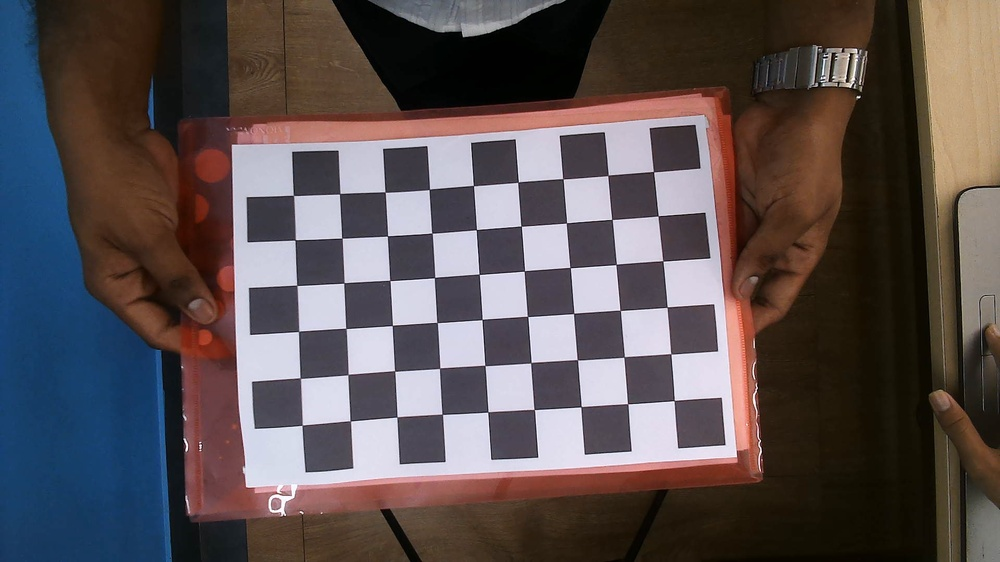
#> input picture Advanced_CV/#5_Robot_Autonomous_Parking/calibration/images/WIN_20260611_12_36_14_Pro.jpg, 1000 x 562 px, shrunk from 1920 x 1080 before the run; its folder holds only this picture in this run
$ python calibration.py
#> lines starting #> are read from the running program, lines starting #| are printed output that depends on the picture; after the words box and inside, x2 and y2 are one past the last pixel; in counts of white or black regions, pixels touching at a corner belong together; long printed decimals are rounded
import cv2 as cv
import numpy as np
import glob
import os

# Checker Board Configuraration

CHECKERBOARD = (9,6)
SQUARE_SIZE = 27

# Storage Lists

object_points = []
image_points = []

# Real World Coordinates

objp = np.zeros(
    (CHECKERBOARD[0] * CHECKERBOARD[1], 3), np.float32
)

objp[:, :2] = np.mgrid[
    0:CHECKERBOARD[0],
    0:CHECKERBOARD[1]
].T.reshape(-1,2)

objp*=SQUARE_SIZE

# Corner Refinement
criteria = (
    cv.TERM_CRITERIA_EPS +
    cv.TERM_CRITERIA_MAX_ITER,
    30, 0.001
)

#Load Images

images = glob.glob("images/*.jpg")
successful_images = 0
failed_images = 0

if len(images) == 0:
    print("Wrong path or no images exist")
    exit()

image_size = None

for image_path in images:

    img = cv.imread(image_path)
#> img is the input picture: shape (562, 1000, 3); mean B, G, R 81.4, 80.3, 89.8

    if img is None:
        print(f'Could not Load Image from Image Path : {image_path}')
        continue

    gray = cv.cvtColor(img, cv.COLOR_BGR2GRAY)
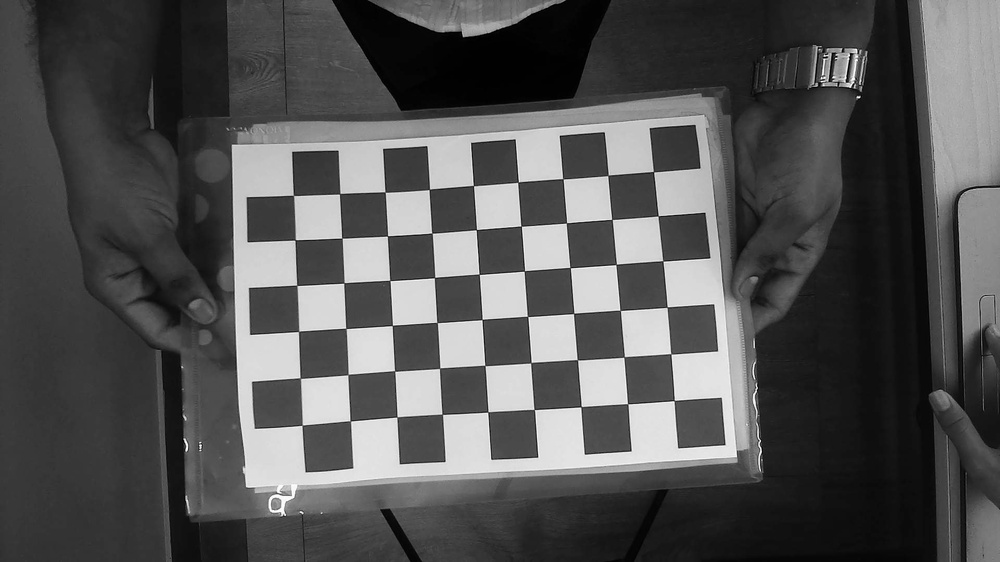
#> gray: shape (562, 1000); min 0, max 254, mean 83.2

    if image_size is None:
        image_size = gray.shape[::-1]


    ret, corners = cv.findChessboardCorners(
        gray,
        CHECKERBOARD,
        None
    )
#> ret = True; corners = 54 rows, first 8: [674.2, 400.6], [627.6, 403.7], [581.1, 406.7], [534.2, 409.5], [487.7, 411.9], [442.3, 414.3], [396.9, 417], [350.3, 421]

    if ret:
        successful_images+=1
        refined_corners = cv.cornerSubPix(
            gray,
            corners,
            (11,11),
            (-1,-1),
            criteria
        )
#> refined_corners = 54 rows, first 8: [674.2, 400.5], [627.7, 403.8], [581.1, 406.7], [534.3, 409.5], [487.8, 411.9], [442.3, 414.3], [396.9, 416.9], [350.3, 420.8]

        object_points.append(objp)
        image_points.append(refined_corners)
        cv.drawChessboardCorners(
            img,
            CHECKERBOARD,
            refined_corners,
            ret
        )
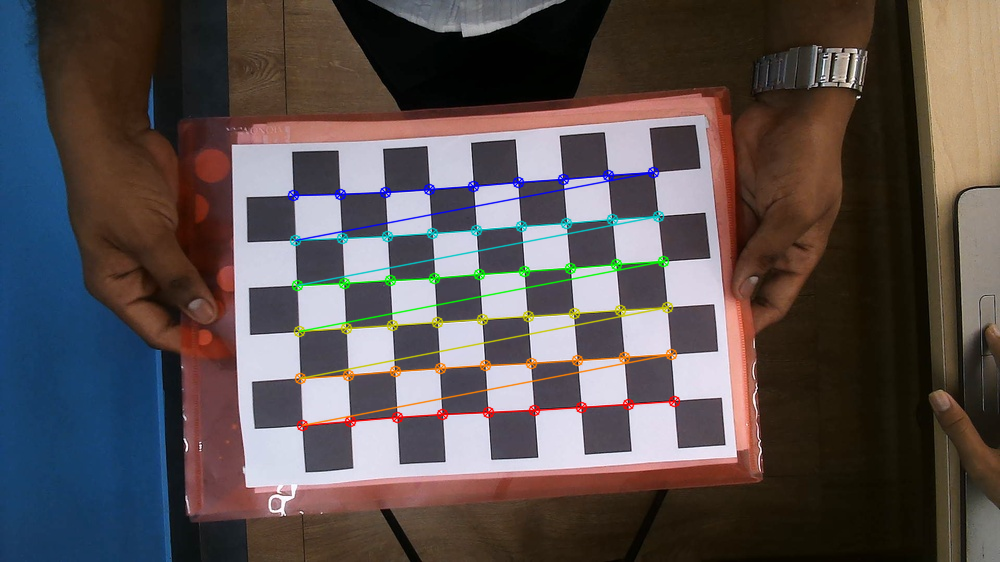
#> img: shape (562, 1000, 3); 2.9% of pixels changed, all inside (x1, y1, x2, y2) = (287, 166, 681, 432)

        cv.imshow("Detected Corners", img)

        cv.waitKey(200)
        print(f'SUCCESS : {image_path}', img.shape)
#| SUCCESS : images/WIN_20260611_12_36_14_Pro.jpg (562, 1000, 3)
    else:
        failed_images+=1
        print(f'FAILED : {image_path}')

cv.destroyAllWindows()

#Caliberation

print(f"\nSuccessful Images : {successful_images}")
print(f"Failed Images     : {failed_images}")

if successful_images == 0:
    print("No Valid checkerboard pattern detected")
    exit()

if len(object_points) == 0:
    print("No valid checkerboard patterns found")
    exit()

print(f"Object Point Sets : {len(object_points)}")
print(f"Image Point Sets  : {len(image_points)}")
#| Image Point Sets  : 1

ret, camera_matrix, dist_coeffs, rvecs, tvecs = cv.calibrateCamera(
    object_points,
    image_points,
    image_size,
    None,
    None
)
#> ret = 0.594; camera_matrix = [[263.3, 0, 540], [0, 262.3, 299], [0, 0, 1]]; dist_coeffs = [[-0.0899, 0.19, -0.00686, 0.00616, -0.0898]]; rvecs = ([0.00702, 0.0766, 3.07],); tvecs = ([77.21, 58.6, 150],)

mean_error = 0

for i in range(len(object_points)):
    projected_points, _ = cv.projectPoints(
        object_points[i],
        rvecs[i],
        tvecs[i],
        camera_matrix,
        dist_coeffs
    )

    error = cv.norm(
        image_points[i],
        projected_points,
        cv.NORM_L2
    ) / len(projected_points)

    mean_error += error
#> this loop made 1 pass
#> (error, mean_error) on pass 1: (0.0809, 0.0809)
#> after the loop, mean_error = 0.0809

mean_error /= len(object_points)

print(f"Mean Reprojection Error : {mean_error}")
#| Mean Reprojection Error : 0.08088

# Save Results

np.save('camera_matrix.npy', camera_matrix)

np.save('dist_coeffs.npy', dist_coeffs)

# Results

print("Calibration Complete")

print("\nCamera Matrix:\n")
print(camera_matrix)
#| [[263.339   0.         540.029]
#|  [  0.         262.344 299.013]
#|  [  0.           0.           1.        ]]

print("\nDistortion Coefficients:\n")
print(dist_coeffs)
#| [[-0.08986  0.1904 -0.006861  0.006163 -0.08977]]

print(f"\nReprojection Error: {ret}")
#| Reprojection Error: 0.5944

print("\nSaved:")
print("camera_matrix.npy")
print("dist_coeffs.npy")

$ run again, on Advanced_CV/#5_Robot_Autonomous_Parking/calibration/images/WIN_20260611_12_36_41_Pro.jpg
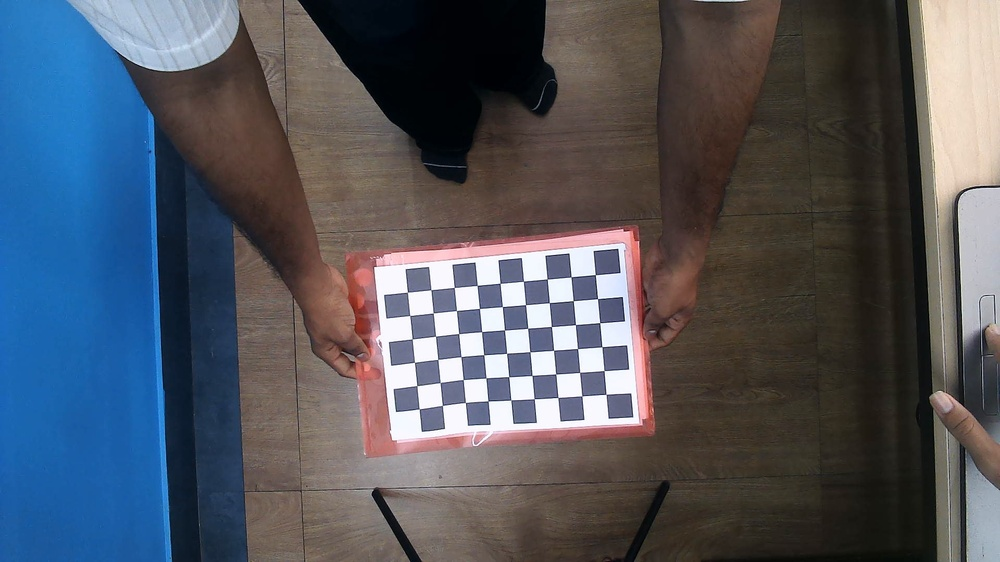
#> input picture Advanced_CV/#5_Robot_Autonomous_Parking/calibration/images/WIN_20260611_12_36_41_Pro.jpg, 1000 x 562 px, shrunk from 1920 x 1080 before the run
#> img is the input picture: shape (562, 1000, 3); mean B, G, R 95.2, 85.9, 81.4
#> `gray = cv.cvtColor(img, cv.COLOR_BGR2GRAY)`:
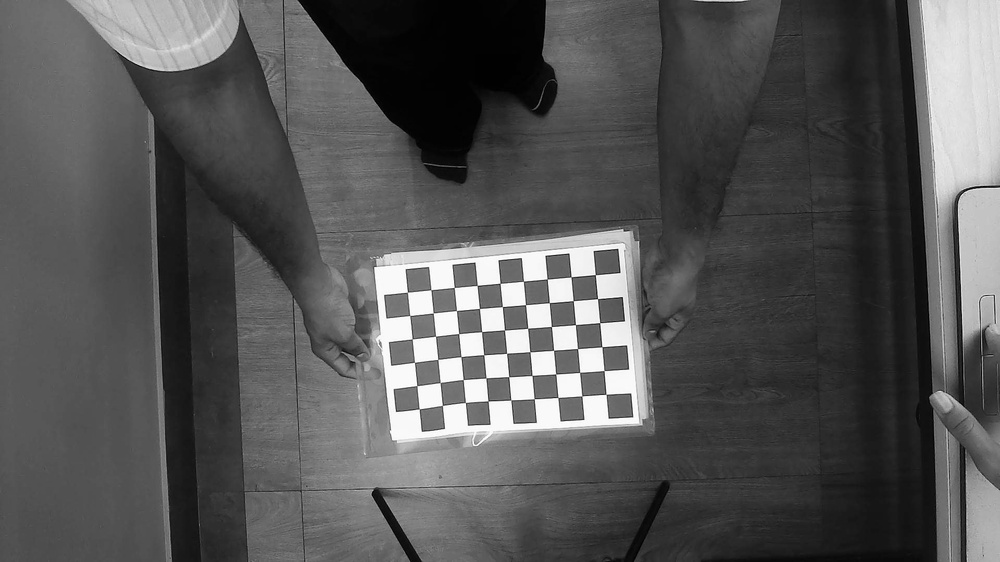
#> gray: shape (562, 1000); min 0, max 255, mean 85.6
#> `ret, corners = cv.findChessboardCorners( gray, CHECKERBOARD, None )`: ret = True; corners = 54 rows, first 8: [606, 394.3], [581.8, 396], [557.8, 397.5], [534.3, 398.7], [510.8, 399.9], [488, 401], [465.4, 402.5], [442.4, 405.4]
#> refined_corners = 54 rows, first 8: [606.1, 394.3], [581.8, 395.8], [557.8, 397.5], [534.2, 398.8], [510.8, 400], [488, 400.9], [465.4, 402.4], [442.4, 405.4]
#> `cv.drawChessboardCorners( img, CHECKERBOARD, refined_corners, ret )`:
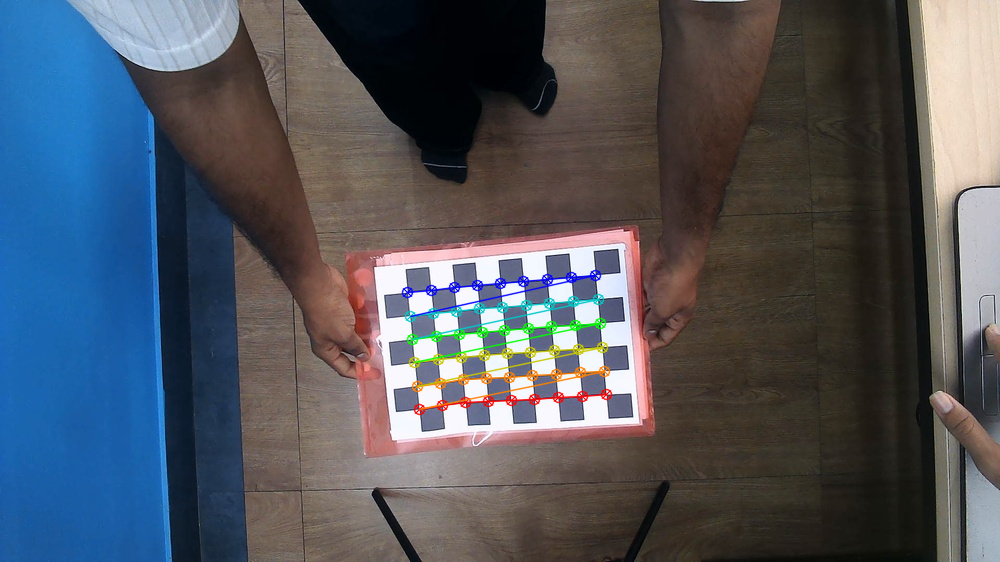
#> img: shape (562, 1000, 3); 1.78% of pixels changed, all inside (x1, y1, x2, y2) = (401, 269, 613, 416)
#| SUCCESS : images/WIN_20260611_12_36_41_Pro.jpg (562, 1000, 3)
#| Image Point Sets  : 1
#> `ret, camera_matrix, dist_coeffs, rvecs, tvecs = cv.calibrateCamera( ob..`: ret = 0.413; camera_matrix = [[477.1, 0, 481.1], [0, 509.5, 187.5], [0, 0, 1]]; dist_coeffs = [[0.476, 0.193, -0.0704, -0.0336, -1.56]]; rvecs = ([0.164, -0.225, 3.02],); tvecs = ([144.8, 227.1, 551.8],)
#> the loop `for i in range(len(object_points)):` made 1 pass
#> (error, mean_error) on pass 1: (0.0562, 0.0562)
#> after the loop `for i in range(len(object_points)):`: mean_error = 0.0562
#| Mean Reprojection Error : 0.05617
#| [[477.122    0.         481.146]
#|  [  0.         509.501 187.539]
#|  [  0.           0.           1.        ]]
#| [[ 0.4758  0.1933 -0.07039 -0.03361 -1.562]]
#| Reprojection Error: 0.4127

$ run again, on Advanced_CV/#5_Robot_Autonomous_Parking/calibration/images/WIN_20260611_12_36_44_Pro.jpg
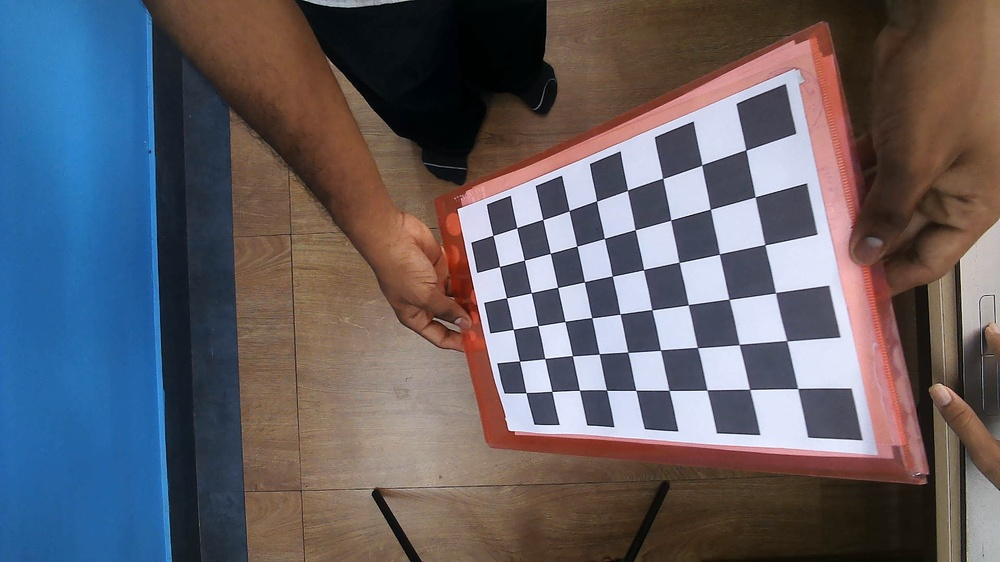
#> input picture Advanced_CV/#5_Robot_Autonomous_Parking/calibration/images/WIN_20260611_12_36_44_Pro.jpg, 1000 x 562 px, shrunk from 1920 x 1080 before the run
#> img is the input picture: shape (562, 1000, 3); mean B, G, R 102.2, 94.9, 97.9
#> `gray = cv.cvtColor(img, cv.COLOR_BGR2GRAY)`:
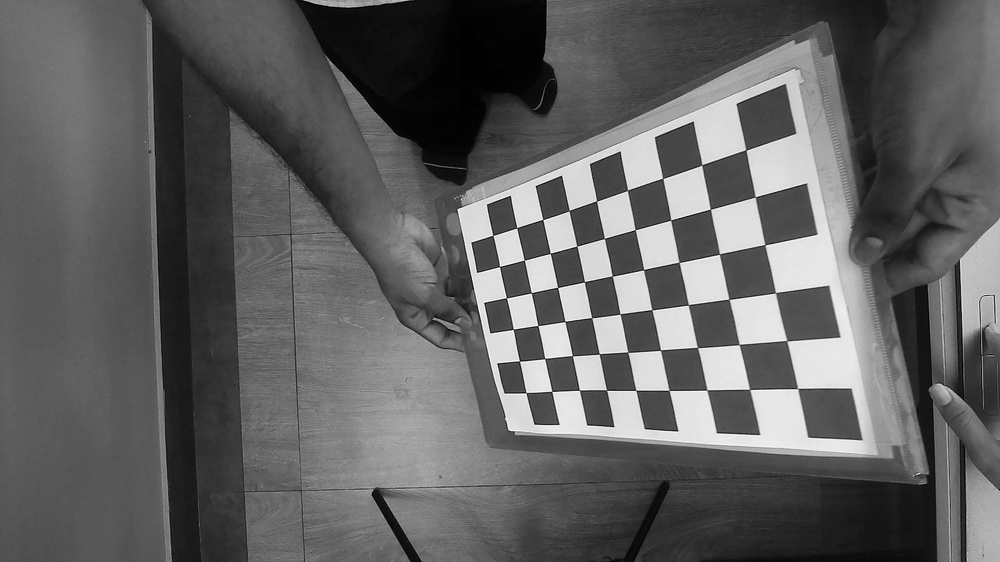
#> gray: shape (562, 1000); min 0, max 254, mean 96.6
#> `ret, corners = cv.findChessboardCorners( gray, CHECKERBOARD, None )`: ret = True; corners = 54 rows, first 8: [797.7, 388.5], [749.7, 389.4], [706.9, 390], [669.1, 390.5], [635.8, 390.4], [606.5, 390.2], [579.5, 390.2], [551.8, 391.5]
#> refined_corners = 54 rows, first 8: [797.6, 388.5], [749.6, 389.4], [706.9, 390], [669, 390.4], [635.9, 390.3], [606.6, 390.1], [579.4, 390.2], [551.8, 391.4]
#> `cv.drawChessboardCorners( img, CHECKERBOARD, refined_corners, ret )`:
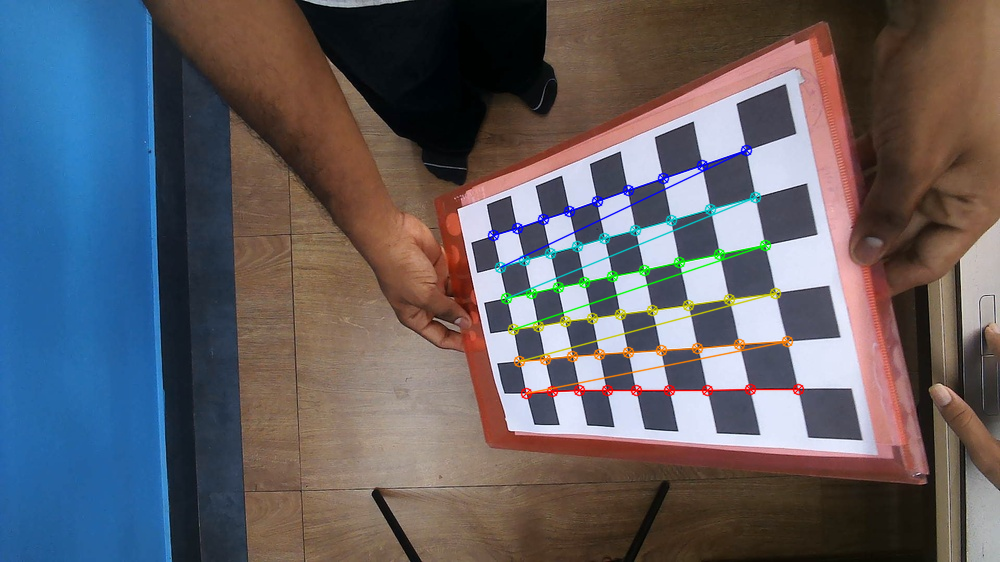
#> img: shape (562, 1000, 3); 2.26% of pixels changed, all inside (x1, y1, x2, y2) = (487, 144, 805, 400)
#| SUCCESS : images/WIN_20260611_12_36_44_Pro.jpg (562, 1000, 3)
#| Image Point Sets  : 1
#> `ret, camera_matrix, dist_coeffs, rvecs, tvecs = cv.calibrateCamera( ob..`: ret = 1.05; camera_matrix = [[483.8, 0, 444.9], [0, 524.7, 233], [0, 0, 1]]; dist_coeffs = [[0.186, 0.0769, -0.0131, -0.118, -0.0714]]; rvecs = ([1.06, -0.127, 2.68],); tvecs = ([231.1, 86.7, 266.7],)
#> the loop `for i in range(len(object_points)):` made 1 pass
#> (error, mean_error) on pass 1: (0.143, 0.143)
#> after the loop `for i in range(len(object_points)):`: mean_error = 0.143
#| Mean Reprojection Error : 0.1432
#| [[483.761   0.         444.920]
#|  [  0.         524.740 233.020]
#|  [  0.           0.           1.        ]]
#| [[ 0.1856  0.07694 -0.0131   -0.1184 -0.0714]]
#| Reprojection Error: 1.052

$ run again, on Advanced_CV/#5_Robot_Autonomous_Parking/calibration/images/WIN_20260611_12_36_50_Pro.jpg
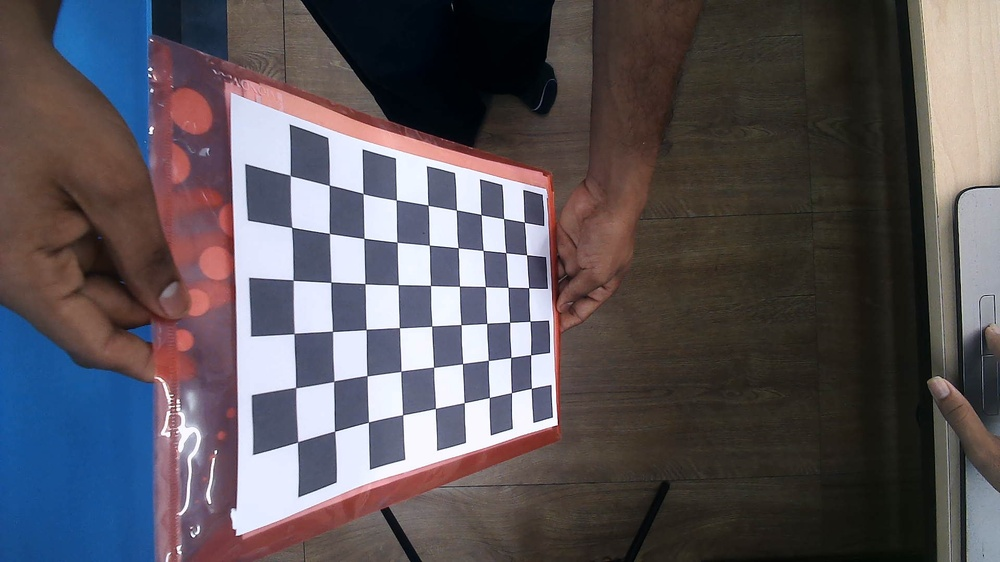
#> input picture Advanced_CV/#5_Robot_Autonomous_Parking/calibration/images/WIN_20260611_12_36_50_Pro.jpg, 1000 x 562 px, shrunk from 1920 x 1080 before the run
#> img is the input picture: shape (562, 1000, 3); mean B, G, R 89.5, 84.1, 89.7
#> `gray = cv.cvtColor(img, cv.COLOR_BGR2GRAY)`:
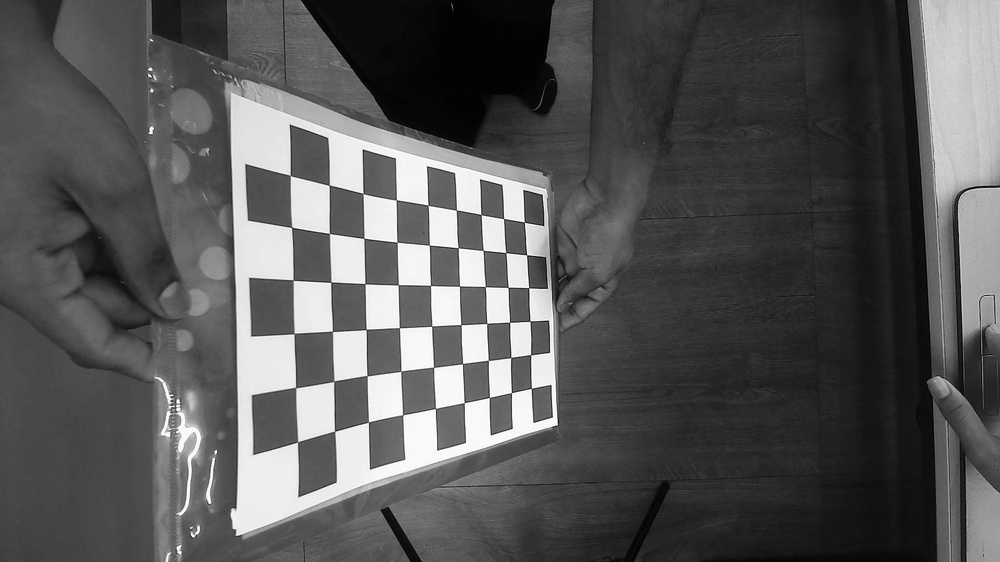
#> gray: shape (562, 1000); min 0, max 255, mean 86.4
#> `ret, corners = cv.findChessboardCorners( gray, CHECKERBOARD, None )`: ret = True; corners = 54 rows, first 8: [531.3, 388.4], [511.4, 392.6], [489.4, 397.5], [464.3, 402.7], [435.4, 408.5], [402.7, 414.8], [368.5, 422.1], [334.6, 431.3]
#> refined_corners = 54 rows, first 8: [531.3, 388.3], [511.5, 392.6], [489.4, 397.5], [464.2, 402.7], [435.4, 408.5], [402.6, 414.8], [368.4, 422.1], [334.6, 431.3]
#> `cv.drawChessboardCorners( img, CHECKERBOARD, refined_corners, ret )`:
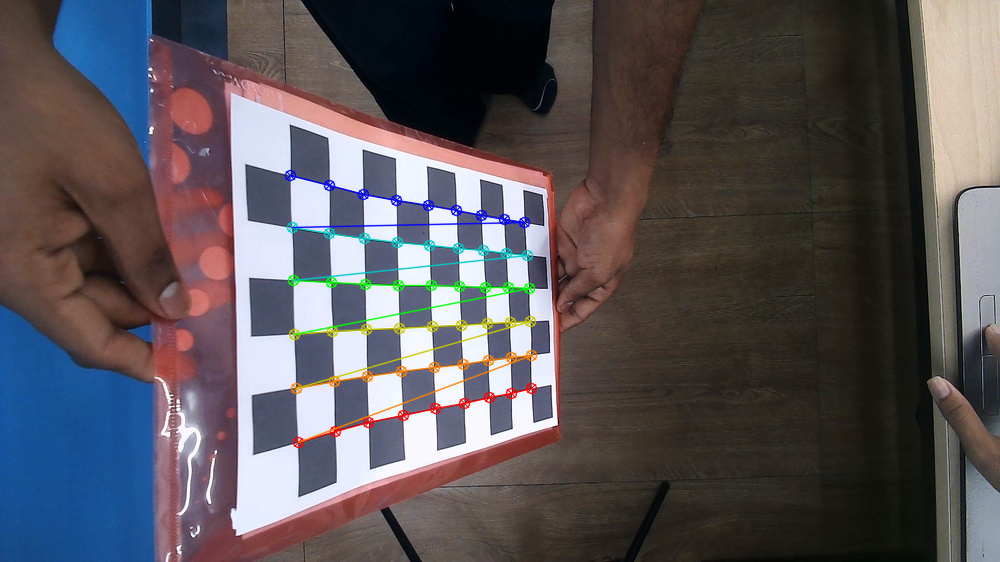
#> img: shape (562, 1000, 3); 2.11% of pixels changed, all inside (x1, y1, x2, y2) = (284, 169, 538, 449)
#| SUCCESS : images/WIN_20260611_12_36_50_Pro.jpg (562, 1000, 3)
#| Image Point Sets  : 1
#> `ret, camera_matrix, dist_coeffs, rvecs, tvecs = cv.calibrateCamera( ob..`: ret = 1.13; camera_matrix = [[461.2, 0, 610.9], [0, 550.3, 297.6], [0, 0, 1]]; dist_coeffs = [[0.768, -1.05, -0.00599, 0.152, 0.602]]; rvecs = ([-1.3, 0.12, 2.82],); tvecs = ([-78.71, 72.99, 437.9],)
#> the loop `for i in range(len(object_points)):` made 1 pass
#> (error, mean_error) on pass 1: (0.154, 0.154)
#> after the loop `for i in range(len(object_points)):`: mean_error = 0.154
#| Mean Reprojection Error : 0.1542
#| [[461.202   0.         610.948]
#|  [  0.         550.308 297.616]
#|  [  0.           0.           1.        ]]
#| [[ 0.7678 -1.047 -0.005992  0.1517  0.6017]]
#| Reprojection Error: 1.133
